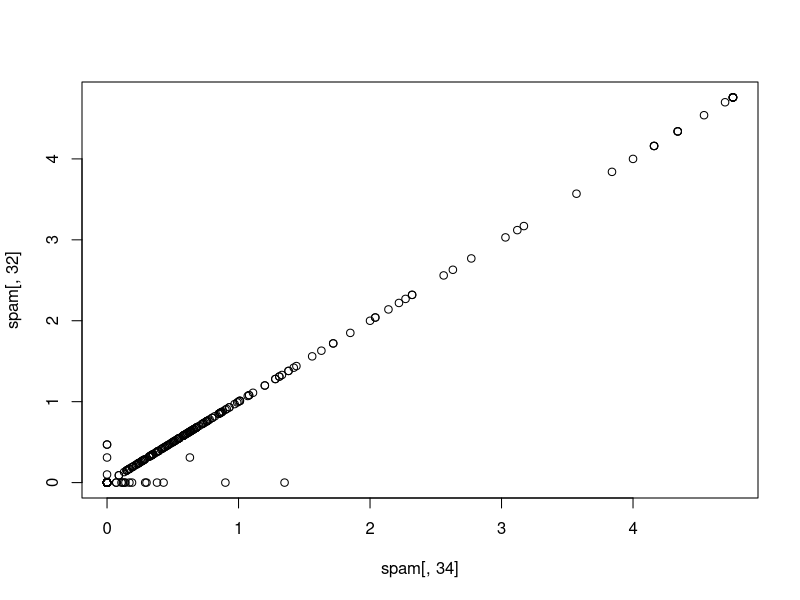
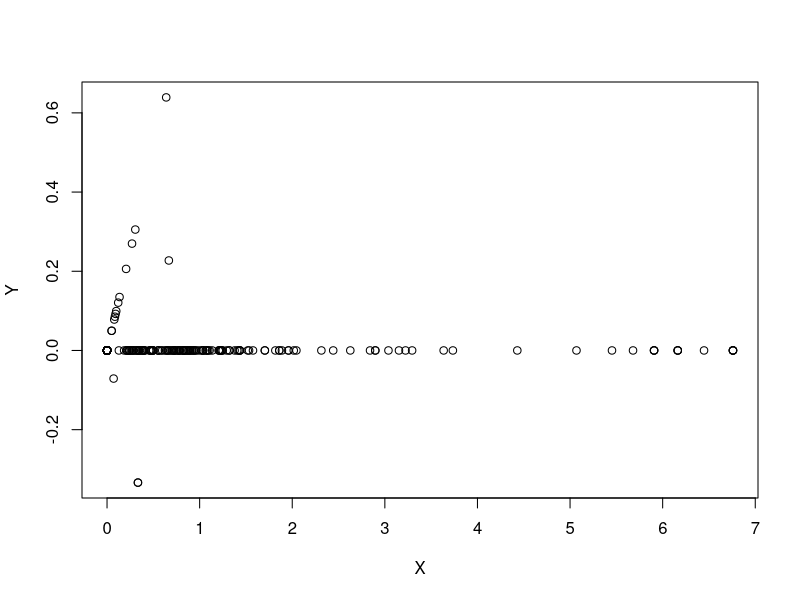
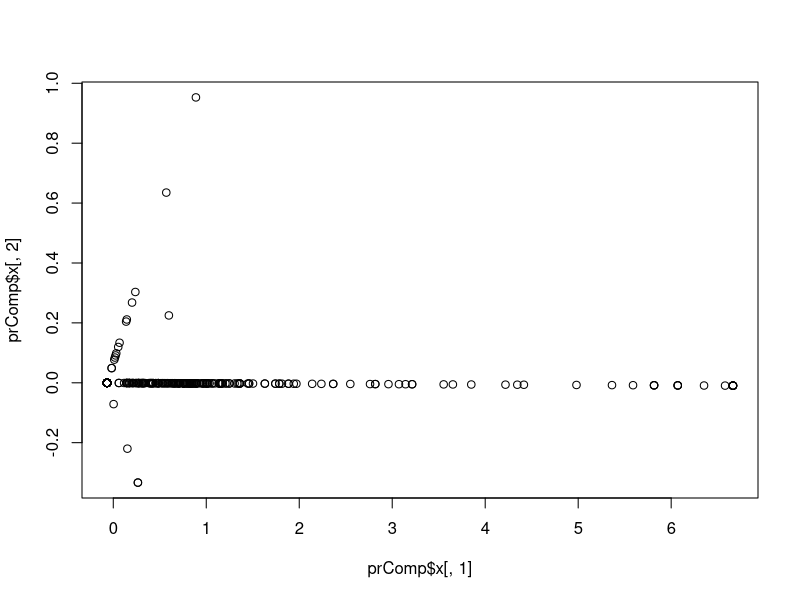
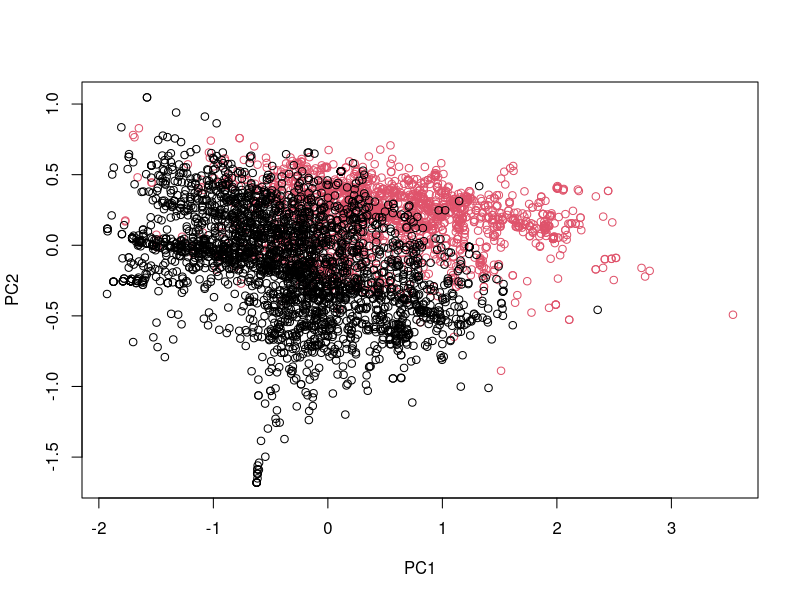
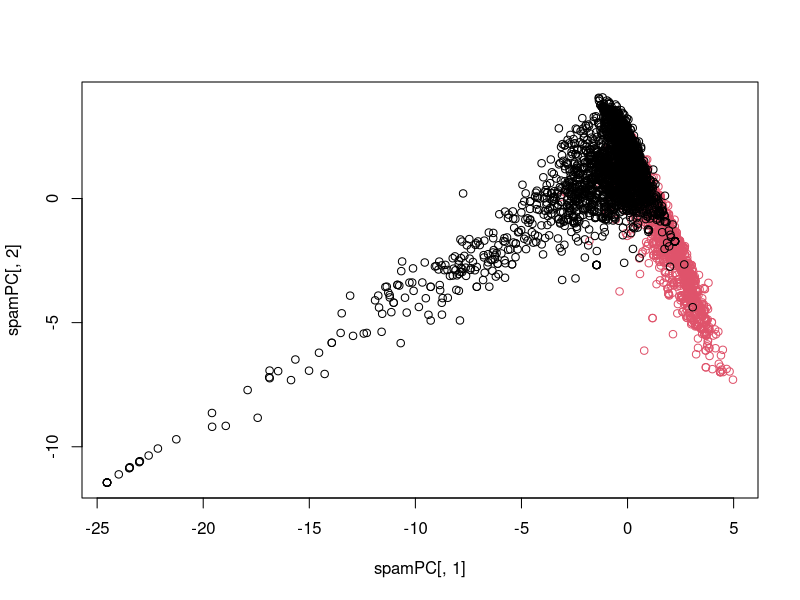

These charts were generated, in order, by the following R code: (Note: this script raises an error after producing the figures.)
#Correlated predictors
library(caret); library(kernlab); data("spam")
inTrain <- createDataPartition(y=spam$type, p=0.75, list = FALSE)
training <- spam[inTrain,]
testing <- spam[-inTrain,]

M <- abs(cor(training[,-58]))
diag(M) <- 0
which(M > 0.8, arr.ind = T)

names(spam)[c(34, 32)]
plot(spam[,34],spam[,32])

#Rotar la gráfica
X <- 0.71*training$num415 + 0.71*training$num857
Y <- 0.71*training$num415 - 0.71*training$num857
plot(X, Y)

#Usando R - prcomp
smallSpam <- spam[,c(34, 32)]
prComp <- prcomp(smallSpam)
plot(prComp$x[,1], prComp$x[,2])
prComp$rotation

#PCA con datos SPAM
typeColor <-((spam$type=="spam")*1+1)
prComp <- prcomp(log10(spam[,-58]+1))
plot(prComp$x[,1],prComp$x[,2], col=typeColor,xlab="PC1",ylab="PC2")

#PCA usando Caret
preProc <- preProcess(log10(spam[,-58]+1), method = "pca", pcaComp = 2)
spamPC <- predict(preProc, log10(spam[,-58]+1))
plot(spamPC[,1], spamPC[,2], col=typeColor)

#Preproceso con PCA
preProc <- preProcess(log10(training[,-58]+1), method = "pca", pcaComp = 2)
trainPC <- predict(preProc, log10(training[,-58]+1))
modelFit <- train(training$type ~ .,method="glm", data = trainPC)
testPC <- predict(preProc, log10(testing[,-58]+1))
confusionMatrix(testing$type, predict(modelFit, testPC))

#Alternativa
modelFit <- train(training$type ~., method='glm', preProcess='pca', data = training)
confusionMatrix(testing$type, predict(modelFit,testing))
